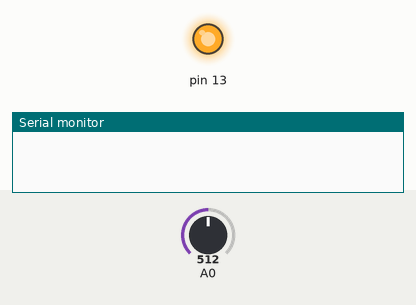
Simulated run of this sketch. Board: Arduino Uno, built with avr-gcc and run on an emulated ATmega328P. Parts: output pins drawn as LEDs (lit = HIGH), the last lines printed to the serial monitor. The test bench sets the inputs (shaded band); at power-on: A0 = 512.

Above: at 0.1 s.
At 1.1 s:
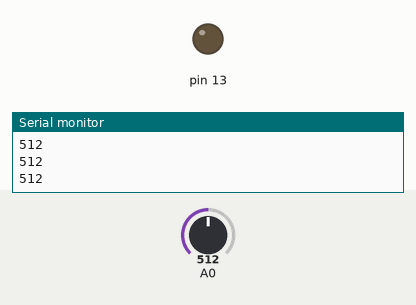
Timing chart, 0 to 2.6 s (numbered marks = the images above):
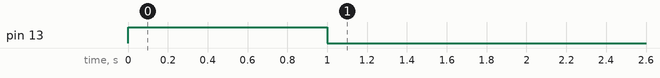

The sketch:

an_lisi_temps.ino
```cpp
const int n=1000;
int i,v;

void setup() {
 pinMode(13, OUTPUT);
 Serial.begin(115200);
  digitalWrite(13, HIGH);
  delay(1000);
  digitalWrite(13, LOW);

  for (i = 0; i < n; i++){
    v=analogRead(A0);
    Serial.println(v);
    delayMicroseconds(1200);
  }

}

void loop() {
}
```
